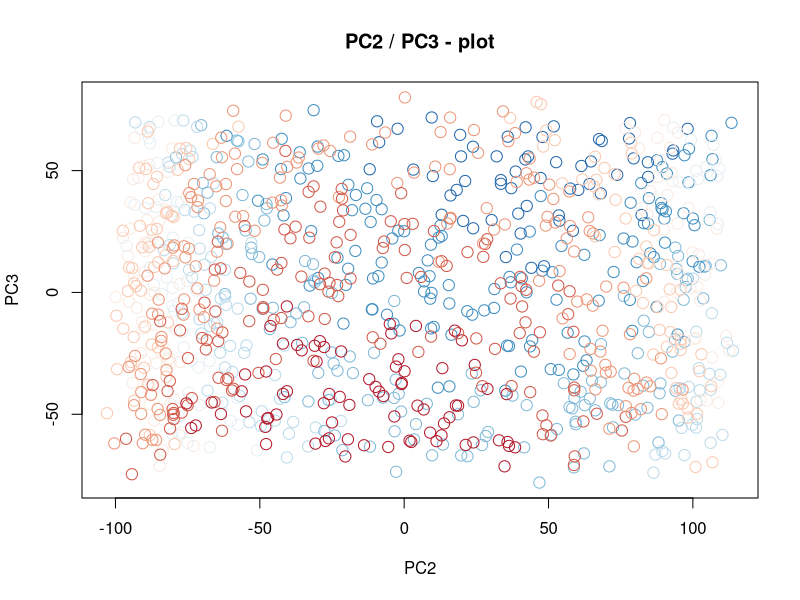

Generate this figure with R:
library(RColorBrewer)

data <- read.csv("mysticdata.csv", sep=";")
data.pca <- prcomp(data, center=TRUE)
rbPal <- colorRampPalette(c(brewer.pal(n = 9, name = 'RdBu')))
col <- rbPal(10)[as.numeric(cut(data$y, breaks = 10))]

plot(data.pca$x[,2], data.pca$x[,3], pch=21, 
     cex=1.5, col=col, xlab="PC2", 
     ylab = "PC3", main = "PC2 / PC3 - plot")